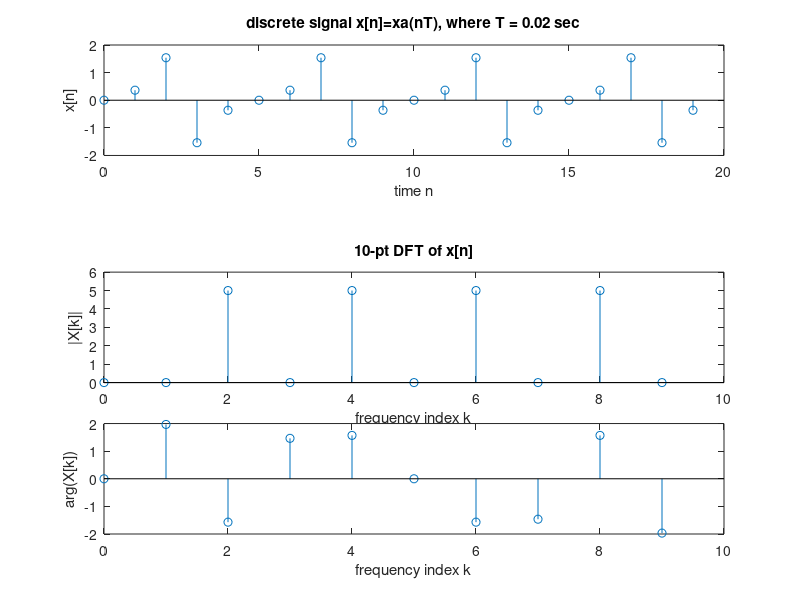

Here is the MATLAB script that generated this plot:
% Discrete sine wave 10Hz and 30Hz
clear;
f0 = 10;            % 10 Hz sine wave
f1 = 30;            % 30 Hz sine wave
Length = 0.4;       % Total length = 0.4 sec
T = 0.02;           % sampling period = 0.02 sec
N = Length / T;
n = 0:1:N-1;
x1 = sin(2*pi*f0*n*T);
x2 = sin(2*pi*f1*n*T);

subplot(7, 1, [1, 2]); stem(n, x1+x2);
xlabel('time n'); ylabel('x[n]');
title('discrete signal x[n]=xa(nT), where T = 0.02 sec');

% Computing the DFT of signal x
N = 10;
k = 0 : N-1;
x = x1 + x2;
X = fft(x, N);
magX = abs(X);
angX = angle(X);

subplot(7, 1, [4, 5]); stem(k, magX); xlabel('frequency index k');
ylabel('|X[k]|');
title('10-pt DFT of x[n]');

subplot(7, 1, [6, 7]); stem(k, angX); xlabel('frequency index k');
ylabel('arg(X[k])');